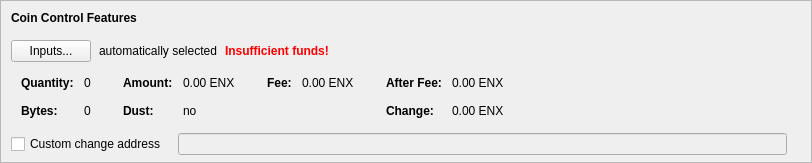
    <widget class="QFrame" name="frameCoinControl">
     <property name="sizePolicy">
      <sizepolicy hsizetype="Expanding" vsizetype="Expanding">
       <horstretch>0</horstretch>
       <verstretch>0</verstretch>
      </sizepolicy>
     </property>
     <property name="maximumSize">
      <size>
       <width>16777215</width>
       <height>16777215</height>
      </size>
     </property>
     <property name="frameShape">
      <enum>QFrame::StyledPanel</enum>
     </property>
     <property name="frameShadow">
      <enum>QFrame::Sunken</enum>
     </property>
     <layout class="QVBoxLayout" name="verticalLayoutCoinControl2">
      <property name="spacing">
       <number>0</number>
      </property>
      <property name="leftMargin">
       <number>0</number>
      </property>
      <property name="topMargin">
       <number>0</number>
      </property>
      <property name="rightMargin">
       <number>0</number>
      </property>
      <property name="bottomMargin">
       <number>6</number>
      </property>
      <item>
       <layout class="QVBoxLayout" name="verticalLayoutCoinControl" stretch="0,0,0,0,1">
        <property name="spacing">
         <number>0</number>
        </property>
        <property name="leftMargin">
         <number>10</number>
        </property>
        <property name="topMargin">
         <number>10</number>
        </property>
        <item>
         <layout class="QHBoxLayout" name="horizontalLayoutCoinControl1">
          <property name="bottomMargin">
           <number>15</number>
          </property>
          <item>
           <widget class="QLabel" name="labelCoinControlFeatures">
            <property name="sizePolicy">
             <sizepolicy hsizetype="Preferred" vsizetype="Maximum">
              <horstretch>0</horstretch>
              <verstretch>0</verstretch>
             </sizepolicy>
            </property>
            <property name="font">
             <font>
              <weight>75</weight>
              <bold>true</bold>
             </font>
            </property>
            <property name="styleSheet">
             <string notr="true">font-weight:bold;</string>
            </property>
            <property name="text">
             <string>Coin Control Features</string>
            </property>
           </widget>
          </item>
         </layout>
        </item>
        <item>
         <layout class="QHBoxLayout" name="horizontalLayoutCoinControl2" stretch="0,0,0,0">
          <property name="spacing">
           <number>8</number>
          </property>
          <property name="bottomMargin">
           <number>10</number>
          </property>
          <item>
           <widget class="QPushButton" name="pushButtonCoinControl">
            <property name="styleSheet">
             <string notr="true"/>
            </property>
            <property name="text">
             <string>Inputs...</string>
            </property>
            <property name="autoDefault">
             <bool>false</bool>
            </property>
           </widget>
          </item>
          <item>
           <widget class="QLabel" name="labelCoinControlAutomaticallySelected">
            <property name="text">
             <string>automatically selected</string>
            </property>
            <property name="margin">
             <number>5</number>
            </property>
           </widget>
          </item>
          <item>
           <widget class="QLabel" name="labelCoinControlInsuffFunds">
            <property name="font">
             <font>
              <weight>75</weight>
              <bold>true</bold>
             </font>
            </property>
            <property name="styleSheet">
             <string notr="true">color:red;font-weight:bold;</string>
            </property>
            <property name="text">
             <string>Insufficient funds!</string>
            </property>
            <property name="margin">
             <number>5</number>
            </property>
           </widget>
          </item>
          <item>
           <spacer name="horizontalSpacerCoinControl">
            <property name="orientation">
             <enum>Qt::Horizontal</enum>
            </property>
            <property name="sizeHint" stdset="0">
             <size>
              <width>40</width>
              <height>1</height>
             </size>
            </property>
           </spacer>
          </item>
         </layout>
        </item>
        <item>
         <widget class="QWidget" name="widgetCoinControl" native="true">
          <property name="sizePolicy">
           <sizepolicy hsizetype="Preferred" vsizetype="Preferred">
            <horstretch>0</horstretch>
            <verstretch>0</verstretch>
           </sizepolicy>
          </property>
          <property name="minimumSize">
           <size>
            <width>0</width>
            <height>0</height>
           </size>
          </property>
          <property name="styleSheet">
           <string notr="true"/>
          </property>
          <layout class="QHBoxLayout" name="horizontalLayoutCoinControl5">
           <property name="leftMargin">
            <number>0</number>
           </property>
           <property name="topMargin">
            <number>0</number>
           </property>
           <property name="rightMargin">
            <number>0</number>
           </property>
           <property name="bottomMargin">
            <number>0</number>
           </property>
           <item>
            <layout class="QHBoxLayout" name="horizontalLayoutCoinControl3" stretch="0,0,0,1">
             <property name="spacing">
              <number>20</number>
             </property>
             <property name="topMargin">
              <number>0</number>
             </property>
             <property name="bottomMargin">
              <number>10</number>
             </property>
             <item>
              <layout class="QFormLayout" name="formLayoutCoinControl1">
               <property name="horizontalSpacing">
                <number>10</number>
               </property>
               <property name="verticalSpacing">
                <number>14</number>
               </property>
               <property name="leftMargin">
                <number>10</number>
               </property>
               <property name="topMargin">
                <number>4</number>
               </property>
               <property name="rightMargin">
                <number>6</number>
               </property>
               <item row="0" column="0">
                <widget class="QLabel" name="labelCoinControlQuantityText">
                 <property name="font">
                  <font>
                   <weight>75</weight>
                   <bold>true</bold>
                  </font>
                 </property>
                 <property name="text">
                  <string>Quantity:</string>
                 </property>
                 <property name="margin">
                  <number>0</number>
                 </property>
                </widget>
               </item>
               <item row="0" column="1">
                <widget class="QLabel" name="labelCoinControlQuantity">
                 <property name="cursor">
                  <cursorShape>IBeamCursor</cursorShape>
                 </property>
                 <property name="contextMenuPolicy">
                  <enum>Qt::ActionsContextMenu</enum>
                 </property>
                 <property name="text">
                  <string notr="true">0</string>
                 </property>
                 <property name="margin">
                  <number>0</number>
                 </property>
                 <property name="textInteractionFlags">
                  <set>Qt::LinksAccessibleByMouse|Qt::TextSelectableByKeyboard|Qt::TextSelectableByMouse</set>
                 </property>
                </widget>
               </item>
               <item row="1" column="0">
                <widget class="QLabel" name="labelCoinControlBytesText">
                 <property name="font">
                  <font>
                   <weight>75</weight>
                   <bold>true</bold>
                  </font>
                 </property>
                 <property name="text">
                  <string>Bytes:</string>
                 </property>
                </widget>
               </item>
               <item row="1" column="1">
                <widget class="QLabel" name="labelCoinControlBytes">
                 <property name="cursor">
                  <cursorShape>IBeamCursor</cursorShape>
                 </property>
                 <property name="contextMenuPolicy">
                  <enum>Qt::ActionsContextMenu</enum>
                 </property>
                 <property name="text">
                  <string notr="true">0</string>
                 </property>
                 <property name="textInteractionFlags">
                  <set>Qt::LinksAccessibleByMouse|Qt::TextSelectableByKeyboard|Qt::TextSelectableByMouse</set>
                 </property>
                </widget>
               </item>
              </layout>
             </item>
             <item>
              <layout class="QFormLayout" name="formLayoutCoinControl2">
               <property name="horizontalSpacing">
                <number>10</number>
               </property>
               <property name="verticalSpacing">
                <number>14</number>
               </property>
               <property name="leftMargin">
                <number>6</number>
               </property>
               <property name="topMargin">
                <number>4</number>
               </property>
               <property name="rightMargin">
                <number>6</number>
               </property>
               <item row="0" column="0">
                <widget class="QLabel" name="labelCoinControlAmountText">
                 <property name="font">
                  <font>
                   <weight>75</weight>
                   <bold>true</bold>
                  </font>
                 </property>
                 <property name="text">
                  <string>Amount:</string>
                 </property>
                 <property name="margin">
                  <number>0</number>
                 </property>
                </widget>
               </item>
               <item row="0" column="1">
                <widget class="QLabel" name="labelCoinControlAmount">
                 <property name="cursor">
                  <cursorShape>IBeamCursor</cursorShape>
                 </property>
                 <property name="contextMenuPolicy">
                  <enum>Qt::ActionsContextMenu</enum>
                 </property>
                 <property name="text">
                  <string notr="true">0.00 ENX</string>
                 </property>
                 <property name="textInteractionFlags">
                  <set>Qt::LinksAccessibleByMouse|Qt::TextSelectableByKeyboard|Qt::TextSelectableByMouse</set>
                 </property>
                </widget>
               </item>
               <item row="1" column="0">
                <widget class="QLabel" name="labelCoinControlLowOutputText">
                 <property name="font">
                  <font>
                   <weight>75</weight>
                   <bold>true</bold>
                  </font>
                 </property>
                 <property name="text">
                  <string>Dust:</string>
                 </property>
                </widget>
               </item>
               <item row="1" column="1">
                <widget class="QLabel" name="labelCoinControlLowOutput">
                 <property name="cursor">
                  <cursorShape>IBeamCursor</cursorShape>
                 </property>
                 <property name="contextMenuPolicy">
                  <enum>Qt::ActionsContextMenu</enum>
                 </property>
                 <property name="text">
                  <string notr="true">no</string>
                 </property>
                 <property name="textInteractionFlags">
                  <set>Qt::LinksAccessibleByMouse|Qt::TextSelectableByKeyboard|Qt::TextSelectableByMouse</set>
                 </property>
                </widget>
               </item>
              </layout>
             </item>
             <item>
              <layout class="QFormLayout" name="formLayoutCoinControl3">
               <property name="horizontalSpacing">
                <number>10</number>
               </property>
               <property name="verticalSpacing">
                <number>14</number>
               </property>
               <property name="leftMargin">
                <number>6</number>
               </property>
               <property name="topMargin">
                <number>4</number>
               </property>
               <property name="rightMargin">
                <number>6</number>
               </property>
               <item row="0" column="0">
                <widget class="QLabel" name="labelCoinControlFeeText">
                 <property name="font">
                  <font>
                   <weight>75</weight>
                   <bold>true</bold>
                  </font>
                 </property>
                 <property name="text">
                  <string>Fee:</string>
                 </property>
                 <property name="margin">
                  <number>0</number>
                 </property>
                </widget>
               </item>
               <item row="0" column="1">
                <widget class="QLabel" name="labelCoinControlFee">
                 <property name="cursor">
                  <cursorShape>IBeamCursor</cursorShape>
                 </property>
                 <property name="contextMenuPolicy">
                  <enum>Qt::ActionsContextMenu</enum>
                 </property>
                 <property name="text">
                  <string notr="true">0.00 ENX</string>
                 </property>
                 <property name="textInteractionFlags">
                  <set>Qt::LinksAccessibleByMouse|Qt::TextSelectableByKeyboard|Qt::TextSelectableByMouse</set>
                 </property>
                </widget>
               </item>
             </layout>
             </item>
             <item>
              <layout class="QFormLayout" name="formLayoutCoinControl4">
               <property name="horizontalSpacing">
                <number>10</number>
               </property>
               <property name="verticalSpacing">
                <number>14</number>
               </property>
               <property name="leftMargin">
                <number>6</number>
               </property>
               <property name="topMargin">
                <number>4</number>
               </property>
               <property name="rightMargin">
                <number>6</number>
               </property>
               <item row="0" column="0">
                <widget class="QLabel" name="labelCoinControlAfterFeeText">
                 <property name="font">
                  <font>
                   <weight>75</weight>
                   <bold>true</bold>
                  </font>
                 </property>
                 <property name="text">
                  <string>After Fee:</string>
                 </property>
                 <property name="margin">
                  <number>0</number>
                 </property>
                </widget>
               </item>
               <item row="0" column="1">
                <widget class="QLabel" name="labelCoinControlAfterFee">
                 <property name="cursor">
                  <cursorShape>IBeamCursor</cursorShape>
                 </property>
                 <property name="contextMenuPolicy">
                  <enum>Qt::ActionsContextMenu</enum>
                 </property>
                 <property name="text">
                  <string notr="true">0.00 ENX</string>
                 </property>
                 <property name="textInteractionFlags">
                  <set>Qt::LinksAccessibleByMouse|Qt::TextSelectableByKeyboard|Qt::TextSelectableByMouse</set>
                 </property>
                </widget>
               </item>
               <item row="1" column="0">
                <widget class="QLabel" name="labelCoinControlChangeText">
                 <property name="font">
                  <font>
                   <weight>75</weight>
                   <bold>true</bold>
                  </font>
                 </property>
                 <property name="text">
                  <string>Change:</string>
                 </property>
                </widget>
               </item>
               <item row="1" column="1">
                <widget class="QLabel" name="labelCoinControlChange">
                 <property name="cursor">
                  <cursorShape>IBeamCursor</cursorShape>
                 </property>
                 <property name="contextMenuPolicy">
                  <enum>Qt::ActionsContextMenu</enum>
                 </property>
                 <property name="text">
                  <string notr="true">0.00 ENX</string>
                 </property>
                 <property name="textInteractionFlags">
                  <set>Qt::LinksAccessibleByMouse|Qt::TextSelectableByKeyboard|Qt::TextSelectableByMouse</set>
                 </property>
                </widget>
               </item>
              </layout>
             </item>
            </layout>
           </item>
          </layout>
         </widget>
        </item>
        <item>
         <layout class="QHBoxLayout" name="horizontalLayoutCoinControl4" stretch="0,0,0">
          <property name="spacing">
           <number>12</number>
          </property>
          <property name="sizeConstraint">
           <enum>QLayout::SetDefaultConstraint</enum>
          </property>
          <property name="topMargin">
           <number>5</number>
          </property>
          <property name="rightMargin">
           <number>5</number>
          </property>
          <item>
           <widget class="QCheckBox" name="checkBoxCoinControlChange">
            <property name="toolTip">
             <string>If this is activated, but the change address is empty or invalid, change will be sent to a newly generated address.</string>
            </property>
            <property name="text">
             <string>Custom change address</string>
            </property>
           </widget>
          </item>
          <item>
           <widget class="QValidatedLineEdit" name="lineEditCoinControlChange">
            <property name="enabled">
             <bool>false</bool>
            </property>
            <property name="sizePolicy">
             <sizepolicy hsizetype="Expanding" vsizetype="Fixed">
              <horstretch>0</horstretch>
              <verstretch>0</verstretch>
             </sizepolicy>
            </property>
           </widget>
          </item>
          <item>
           <widget class="QLabel" name="labelCoinControlChangeLabel">
            <property name="sizePolicy">
             <sizepolicy hsizetype="Preferred" vsizetype="Expanding">
              <horstretch>0</horstretch>
              <verstretch>0</verstretch>
             </sizepolicy>
            </property>
            <property name="minimumSize">
             <size>
              <width>0</width>
              <height>0</height>
             </size>
            </property>
            <property name="text">
             <string/>
            </property>
            <property name="margin">
             <number>3</number>
            </property>
           </widget>
          </item>
         </layout>
        </item>
        <item>
         <spacer name="verticalSpacerCoinControl">
          <property name="orientation">
           <enum>Qt::Vertical</enum>
          </property>
          <property name="sizeHint" stdset="0">
           <size>
            <width>800</width>
            <height>1</height>
           </size>
          </property>
         </spacer>
        </item>
       </layout>
      </item>
     </layout>
    </widget>
